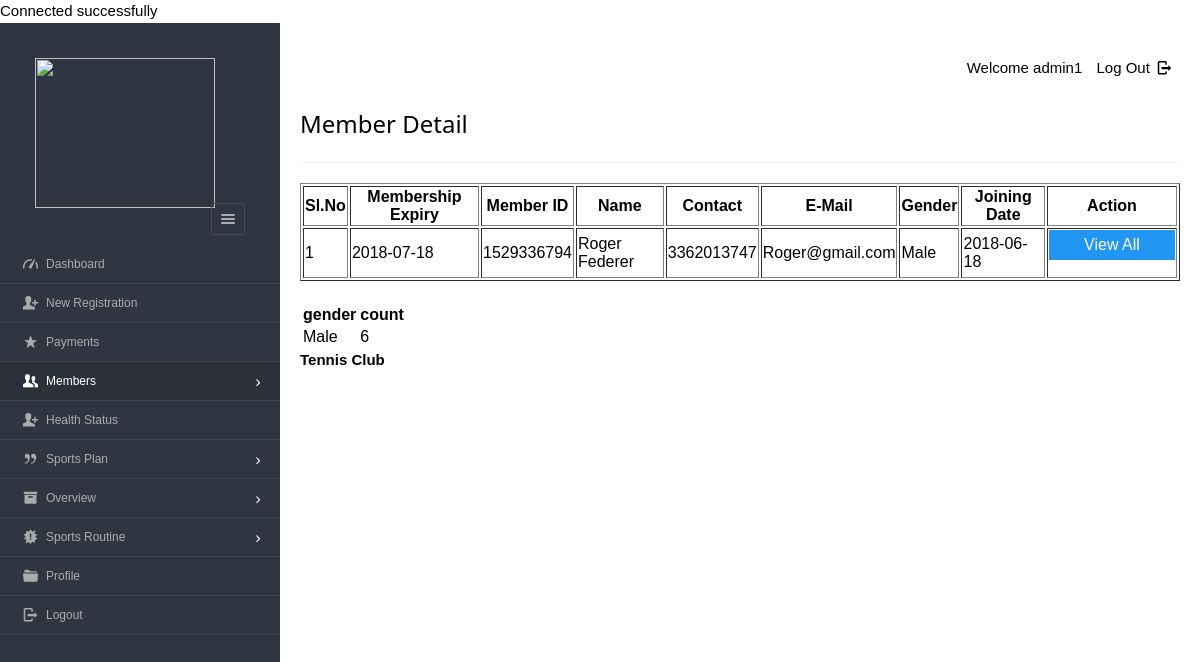
/dashboard/admin/table_view.php (signed in), run on the app's committed database.
### tables this page shows
CREATE TABLE `enrolls_to` (
`et_id` int(5),
`pid` varchar(8) ,
`uid` varchar(20),
`paid_date` varchar(15),
`expire` varchar(15),
`renewal` varchar(15),
PRIMARY KEY (`et_id`) USING BTREE,
INDEX `user_ID`(`uid`) USING BTREE,
INDEX `plan_ID_idx`(`pid`) USING BTREE,
CONSTRAINT `plan_ID` FOREIGN KEY (`pid`) REFERENCES `plan` (`pid`) ON DELETE NO ACTION ON UPDATE NO ACTION,
CONSTRAINT `user_ID` FOREIGN KEY (`uid`) REFERENCES `users` (`userid`) ON DELETE CASCADE ON UPDATE NO ACTION
);

CREATE TABLE `users`(
`userid` varchar(20) NOT NULL,
`username` varchar(40),
`gender` varchar(8),
`mobile` varchar(20),
`email` varchar(20),
`dob` varchar(10),
`joining_date` varchar(10),
PRIMARY KEY (`userid`) USING BTREE,
UNIQUE INDEX `email`(`email`) USING BTREE,
INDEX `userid`(`userid`) USING BTREE
);

### dashboard/admin/table_view.php (the view, shortened to what this page needs)
<?php
require '../../include/db_conn.php';
?>
<!DOCTYPE html>
<html lang="en">
<head>
   <link rel="stylesheet" href="../../css/style.css"  id="style-resource-5">
    <link rel="stylesheet" href="../../css/dashMain.css">
    <link rel="stylesheet" type="text/css" href="../../css/entypo.css">
	<link href="a1style.css" rel="stylesheet" type="text/css">
</head>
    <body class="page-body  page-fade" onload="collapseSidebar()">
    	<div class="page-container sidebar-collapsed" id="navbarcollapse">
		<div class="sidebar-menu">
			<header class="logo-env">
			<div class="logo">
				<a href="main.php">
					<img src="logo1.png" alt="" width="192" height="80" />
				</a>
			</div>
					<div class="sidebar-collapse" onclick="collapseSidebar()">
				<a href="#" class="sidebar-collapse-icon with-animation">
					<i class="entypo-menu"></i>
				</a>
			</div>
			</header>
    		<?php include('nav.php'); ?>
    	</div>
    		<div class="main-content">
				<div class="row">
					<div class="col-md-6 col-sm-8 clearfix">
					</div>
					<div class="col-md-6 col-sm-4 clearfix hidden-xs">
						<ul class="list-inline links-list pull-right">
							<li>Welcome <?php echo $_SESSION['full_name']; ?>
							</li>
							<li>
								<a href="logout.php">
									Log Out <i class="entypo-logout right"></i>
								</a>
							</li>
						</ul>
					</div>
				</div>
		<h3>Member Detail</h3>
		<hr />
		<table class="table table-bordered datatable" id="table-1" border=1>
			<thead>
				<tr><h2>
					<th>Sl.No</th>
					<th>Membership Expiry</th>
					<th>Member ID</th>
					<th>Name</th>
					<th>Contact</th>
					<th>E-Mail</th>
					<th>Gender</th>
					<th>Joining Date</th>
					<th>Action</th></h2>
				</tr>
			</thead>
				<tbody>
						<?php
							$query  = "select * from users ORDER BY joining_date";
							$result = mysqli_query($conn, $query);
							$sno    = 1;
							if (mysqli_affected_rows($conn) != 0) {
							    while ($row = mysqli_fetch_array($result, MYSQLI_ASSOC)) {
							        $uid   = $row['userid'];
							        $query1  = "select * from enrolls_to WHERE uid='$uid' AND renewal='yes'";
							        $result1 = mysqli_query($conn, $query1);
							        if (mysqli_affected_rows($conn) == 1) {
							            while ($row1 = mysqli_fetch_array($result1, MYSQLI_ASSOC)) {
							                echo "<tr><td>".$sno."</td>";
							                echo "<td>" . $row1['expire'] . "</td>";
							                echo "<td>" . $row['userid'] . "</td>";
							                echo "<td>" . $row['username'] . "</td>";
							                echo "<td>" . $row['mobile'] . "</td>";
							                echo "<td>" . $row['email'] . "</td>";
							                echo "<td>" . $row['gender'] . "</td>";
							                echo "<td>" . $row['joining_date'] ."</td>";
							                $sno++;
							                echo "<td><form action='viewall_detail.php' method='post'><input type='hidden' name='name' value='" . $uid . "'/><input type='submit' class='a1-btn a1-blue' id='button1' value='View All ' class='btn btn-info'/></form></td></tr>";
							            }
							        }
							    }
							}
                    $res = mysqli_query($conn,"CALL `countGender`();") or die("query fail:" .mysqli_error($conn));
                    echo"<table ><tr><th>gender</th><th>count</th></tr>";
                    while($row = mysqli_fetch_array($res)){
                        echo"<td>". $row['gender']. "</td>";
                         echo"<td>". $row['COUNT(*)']. "</td>";
                        echo"<br/>";
                        echo"</table>";
                    }
						?>
					</tbody>
				</table>
			<?php include('footer.php'); ?>
    	</div>
    </body>
</html>

### css/style.css (style rules this page uses)
html { font-size: 62.5%; font-family: sans-serif; }
div { display: block; }
body { font-family: "Noto Sans", sans-serif, "Helvetica Neue", Helvetica, Arial, sans-serif; font-size: 12px; line-height: 1.428571429; display: block; margin: 0; }
*, *:before, *:after { box-sizing: border-box; }
a { text-decoration: none; background: transparent; }
img { vertical-align: middle; }
img { border: 0; }
.logo img { width: 220px; height: 200px; }
input, button, select, textarea { font-family: inherit; font-size: inherit; line-height: inherit; }
button, input { line-height: normal; }
button, input, select, textarea { font-family: inherit; font-size: 100%; margin: 0; }
input { background-color: white; cursor: text; padding: 1px; border-width: 2px; border-style: inset; border-color: initial; border-image: initial; }
input, textarea, select, button { text-rendering: auto; color: initial; letter-spacing: normal; word-spacing: normal; text-transform: none; text-indent: 0px; text-shadow: none; display: inline-block; text-align: start; margin: 0em; font: 400 13.3333px Arial; }
button, html input[type="button"], input[type="reset"], input[type="submit"] { cursor: pointer; }
a { color: #373e4a; text-decoration: none; }
a { background: transparent; }
a { color: #373e4a; }
.page-container { position: relative; padding-left: 280px; }
.page-container .sidebar-menu { position: absolute; width: 280px; top: 0; left: 0; bottom: 0; background: #303641; color: #aaabae; z-index: 1; min-height: 796px; box-sizing: border-box; }
.page-container .sidebar-menu .logo-env { width: 100%; padding: 35px; padding-bottom: 10px; box-sizing: border-box; }
.page-container .sidebar-menu .logo-env:before, .page-container .sidebar-menu .logo-env:after { content: " "; display: table; }
.page-container .sidebar-menu .logo-env > div { display: block; vertical-align: middle; white-space: nowrap; float: left; }
.page-container .sidebar-menu .logo-env > div > a { display: inline-block; color: #aaabae; }
.page-container .sidebar-menu .logo-env > div.sidebar-collapse, .page-container .sidebar-menu .logo-env > div.sidebar-mobile-menu { position: relative; float: right; }
.page-container .sidebar-menu .logo-env > div.sidebar-collapse a, .page-container .sidebar-menu .logo-env > div.sidebar-mobile-menu a { display: inline-block; border: 1px solid #454a54; text-align: center; padding: 0; line-height: 1; font-size: 20px; font-weight: 300; padding: 5px 2px; background-clip: padding-box; border-radius: 3px; transition: all 200ms ease-in-out; }
.page-container .sidebar-menu .logo-env .logo img { width: 180px; height: 150px; }
.page-container .sidebar-menu .logo-env:after { clear: both; }
ul, ol { margin-top: 0; margin-bottom: 8.5px; }
ul, menu, dir { display: block; list-style-type: disc; }
li { display: list-item; }
i, cite, em, var, address, dfn { font-style: italic; }

### css/entypo.css (style rules this page uses)
[class^="entypo-"]:before, [class*=" entypo-"]:before { font-family: "entypo"; font-style: normal; font-weight: normal; speak: none; display: inline-block; text-decoration: inherit; width: 1em; margin-right: .2em; text-align: center; font-variant: normal; text-transform: none; line-height: 1em; margin-left: .2em; }
.entypo-menu:before { content: '\e811'; }
.entypo-logout:before { content: '\e85d'; }

### dashboard/admin/table_view.php (style rules this page uses)
#button1 { width:126px; }

### data on the page
enrolls_to: expire "2018-07-18", uid.userid "1529336794", uid.username "Roger Federer", uid.mobile "3362013747", uid.email "Roger@gmail.com", uid.gender "Male", uid.joining_date "2018-06-18"

### other printed values
$_SESSION['full_name'] "admin1"
$row['gender'] "Male"
$row['COUNT(*)'] "6"
